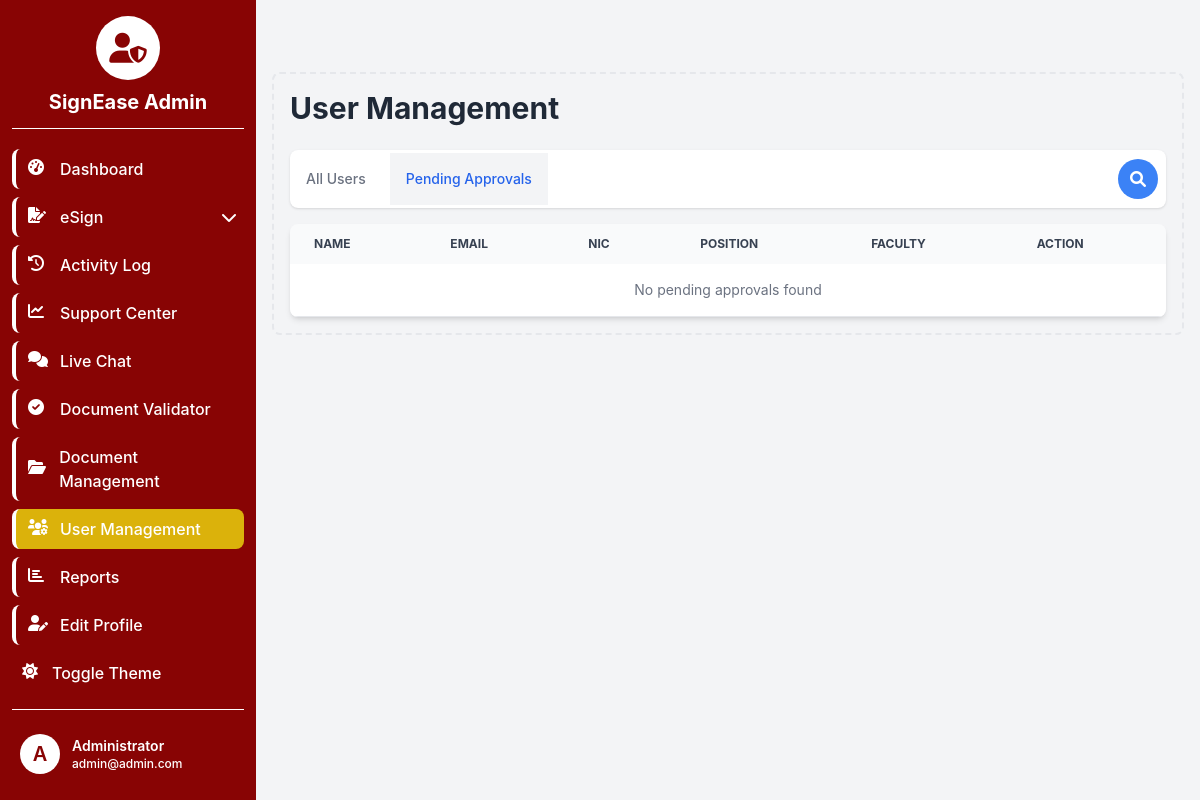
Page /user_management.php?tab=pending-approvals (signed in) on the committed database.
### tables this page shows
CREATE TABLE `users` (
  `id` int(11) NOT NULL,
  `username` varchar(50) NOT NULL,
  `email` varchar(100) NOT NULL,
  `password` varchar(255) NOT NULL,
  `nic` varchar(12) NOT NULL,
  `position` varchar(255) NOT NULL,
  `faculty` varchar(255) NOT NULL,
  `mobile` varchar(15) NOT NULL,
  `name` varchar(255) NOT NULL,
  `employee_number` varchar(100) DEFAULT NULL,
  `role` enum('admin','user') NOT NULL DEFAULT 'user',
  `status` enum('pending','approved') NOT NULL DEFAULT 'pending',
  `created_at` timestamp NOT NULL DEFAULT current_timestamp()
);

### user_management.php (the view, shortened to what this page needs)
<?php
include 'sidebar.php';
$search = isset($_GET['search']) ? $_GET['search'] : '';
$currentTab = isset($_GET['tab']) ? $_GET['tab'] : 'all-users';
$searchParam = "%$search%";
$sql_pending = "SELECT id, name, email, nic, position, faculty, mobile, employee_number, role FROM users
                WHERE status = 'pending' AND (name LIKE ? OR email LIKE ? OR nic LIKE ? OR position LIKE ? OR faculty LIKE ?)
                ORDER BY name ASC";
$stmt_pending = $conn->prepare($sql_pending);
$stmt_pending->bind_param("sssss", $searchParam, $searchParam, $searchParam, $searchParam, $searchParam);
$stmt_pending->execute();
$result_pending = $stmt_pending->get_result();
?>
<!DOCTYPE html>
<html lang="en">
<head>
    <script src="https://cdn.tailwindcss.com"></script>
    <link href="https://cdnjs.cloudflare.com/ajax/libs/font-awesome/6.0.0-beta3/css/all.min.css" rel="stylesheet">
</head>
<body class="bg-gray-50 dark:bg-gray-900">
    <div class="p-4 sm:ml-64">
        <div class="p-4 border-2 border-gray-200 border-dashed rounded-lg dark:border-gray-700 mt-14">
            <h1 class="text-3xl font-bold mb-6 text-gray-800 dark:text-white">User Management</h1>
            <div class="flex items-center justify-between mb-4 bg-white dark:bg-gray-800 rounded-lg shadow">
                <ul class="flex flex-wrap text-sm font-medium text-center text-gray-500 dark:text-gray-400">
                    <li class="mr-2">
                        <a href="?tab=all-users<?php echo $search ? '&search=' . urlencode($search) : ''; ?>" class="inline-block p-4 <?php echo $currentTab === 'all-users' ? 'text-blue-600 bg-gray-100 rounded-tl-lg active dark:bg-gray-800 dark:text-blue-500' : 'hover:text-gray-600 hover:bg-gray-50 dark:hover:bg-gray-800 dark:hover:text-gray-300'; ?>">All Users</a>
                    </li>
                    <li class="mr-2">
                        <a href="?tab=pending-approvals<?php echo $search ? '&search=' . urlencode($search) : ''; ?>" class="inline-block p-4 <?php echo $currentTab === 'pending-approvals' ? 'text-blue-600 bg-gray-100 active dark:bg-gray-800 dark:text-blue-500' : 'hover:text-gray-600 hover:bg-gray-50 dark:hover:bg-gray-800 dark:hover:text-gray-300'; ?>">Pending Approvals</a>
                    </li>
                </ul>
                <form action="" method="GET" class="flex items-center p-2 relative group">
                    <button type="submit" class="absolute right-2 bg-blue-500 text-white p-2 rounded-full hover:bg-blue-600 h-10 w-10 flex items-center justify-center">
                        <i class="fas fa-search"></i>
                    </button>
                </form>
            </div>
            <div id="pending-approvals" class="tab-content <?php echo $currentTab === 'pending-approvals' ? '' : 'hidden'; ?>">
                <div class="overflow-x-auto relative shadow-md sm:rounded-lg">
                    <table class="w-full text-sm text-left text-gray-500 dark:text-gray-400">
                        <thead class="text-xs text-gray-700 uppercase bg-gray-50 dark:bg-gray-700 dark:text-gray-400">
                            <tr>
                                <th scope="col" class="py-3 px-6">Name</th>
                                <th scope="col" class="py-3 px-6">Email</th>
                                <th scope="col" class="py-3 px-6">NIC</th>
                                <th scope="col" class="py-3 px-6">Position</th>
                                <th scope="col" class="py-3 px-6">Faculty</th>
                                <th scope="col" class="py-3 px-6">Action</th>
                            </tr>
                        </thead>
                        <tbody>
                            <?php if ($result_pending->num_rows > 0): ?>
                                <?php while ($row = $result_pending->fetch_assoc()): ?>
                                    <tr class="bg-white border-b dark:bg-gray-800 dark:border-gray-700 hover:bg-gray-50 dark:hover:bg-gray-600">
                                        <td class="py-4 px-6"><?php echo htmlspecialchars($row['name']); ?></td>
                                        <td class="py-4 px-6"><?php echo htmlspecialchars($row['email']); ?></td>
                                        <td class="py-4 px-6"><?php echo htmlspecialchars($row['nic']); ?></td>
                                        <td class="py-4 px-6"><?php echo htmlspecialchars($row['position']); ?></td>
                                        <td class="py-4 px-6"><?php echo htmlspecialchars($row['faculty']); ?></td>
                                        <td class="py-4 px-6">
                                            <form method="POST" class="inline-block mr-2">
                                                <input type="hidden" name="user_id" value="<?php echo $row['id']; ?>">
                                                <input type="hidden" name="action" value="approve">
                                                <button type="submit" class="text-white bg-green-700 hover:bg-green-800 focus:ring-4 focus:ring-green-300 font-medium rounded-lg text-sm px-5 py-2.5 text-center dark:bg-green-600 dark:hover:bg-green-700 dark:focus:ring-green-800">
                                                    Approve
                                                </button>
                                            </form>
                                            <form method="POST" class="inline-block">
                                                <input type="hidden" name="user_id" value="<?php echo $row['id']; ?>">
                                                <input type="hidden" name="action" value="reject">
                                                <button type="submit" class="text-white bg-red-700 hover:bg-red-800 focus:ring-4 focus:ring-red-300 font-medium rounded-lg text-sm px-5 py-2.5 text-center dark:bg-red-600 dark:hover:bg-red-700 dark:focus:ring-red-800">
                                                    Reject
                                                </button>
                                            </form>
                                        </td>
                                    </tr>
                                <?php endwhile; ?>
                            <?php else: ?>
                                <tr class="bg-white border-b dark:bg-gray-800 dark:border-gray-700">
                                    <td colspan="6" class="py-4 px-6 text-center">No pending approvals found</td>
                                </tr>
                            <?php endif; ?>
                        </tbody>
                    </table>
                </div>
            </div>
        </div>
    </div>
</body>
</html>

### sidebar.php (shortened to what this page needs)
<?php
include 'session.php';
$stmt = $conn->prepare("SELECT name, email, role FROM users WHERE id = ?");
$stmt->bind_param("i", $_SESSION['user_id']);
$stmt->execute();
$result = $stmt->get_result();
$user = $result->fetch_assoc();
function getDocumentsToSignCount($userId) {
    global $conn;
    $stmt = $conn->prepare("SELECT COUNT(*) FROM documents WHERE recipient_id = ? AND status = 'sent'");
    $stmt->bind_param("i", $userId);
    $stmt->execute();
    $result = $stmt->get_result();
    $count = $result->fetch_row()[0];
    return $count;
}
function getUnreadMessagesCount($userId) {
    global $conn;
    $stmt = $conn->prepare("SELECT COUNT(*) FROM messages WHERE receiver_id = ? AND `read` = 0");
    $stmt->bind_param("i", $userId);
    $stmt->execute();
    $result = $stmt->get_result();
    $count = $result->fetch_row()[0];
    return $count;
}
function getPendingUsersCount() {
    global $conn;
    $stmt = $conn->prepare("SELECT COUNT(*) FROM users WHERE status = 'pending'");
    $stmt->execute();
    $result = $stmt->get_result();
    $count = $result->fetch_row()[0];
    return $count;
}
$documentsToSignCount = getDocumentsToSignCount($_SESSION['user_id']);
$unreadMessagesCount = getUnreadMessagesCount($_SESSION['user_id']);
$pendingUsersCount = $user['role'] === 'admin' ? getPendingUsersCount() : 0;
$sharedMenuItems = [
    ['url' => 'dashboard.php', 'icon' => 'fas fa-tachometer-alt', 'text' => 'Dashboard'],
    ['url' => '#', 'icon' => 'fas fa-file-signature', 'text' => 'eSign', 'submenu' => [
        ['url' => 'upload_documents.php', 'text' => 'Document Upload'],
        ['url' => 'documents_to_sign.php', 'text' => 'Documents to Sign', 'badge' => $documentsToSignCount],
    ]],
    ['url' => 'activity_log.php', 'icon' => 'fas fa-history', 'text' => 'Activity Log'],
    ['url' => 'insights_hub.php', 'icon' => 'fas fa-chart-line', 'text' => 'Support Center'],
    ['url' => 'chat.php', 'icon' => 'fas fa-comments', 'text' => 'Live Chat', 'badge' => $unreadMessagesCount],
    ['url' => 'validator.php', 'icon' => 'fas fa-check-circle', 'text' => 'Document Validator'],
];
$adminMenuItems = [
    ['url' => 'document_management.php', 'icon' => 'fas fa-folder-open', 'text' => 'Document Management'],
    ['url' => 'user_management.php', 'icon' => 'fas fa-users-cog', 'text' => 'User Management', 'badge' => $pendingUsersCount],
    ['url' => 'reports.php', 'icon' => 'fas fa-chart-bar', 'text' => 'Reports'],
];
$menuItems = $sharedMenuItems;
if ($user['role'] === 'admin') {
    $menuItems = array_merge($menuItems, $adminMenuItems);
}
$menuItems[] = ['url' => 'edit_profile.php', 'icon' => 'fas fa-user-edit', 'text' => 'Edit Profile'];
function renderMenuItem($item, $isAdmin) {
    $currentPage = basename($_SERVER['PHP_SELF']);
    $isActive = basename($item['url']) === $currentPage;
    $submenuHtml = '';
    if (isset($item['submenu'])) {
        $submenuHtml .= '<ul class="ml-4 mt-2 space-y-2 hidden submenu">';
        foreach ($item['submenu'] as $subitem) {
            $isSubActive = basename($subitem['url']) === $currentPage;
            $activeSubClass = $isSubActive ? 'bg-sidebar-hover' : '';
            $badgeHtml = isset($subitem['badge']) && $subitem['badge'] > 0 ? '<span class="inline-flex items-center justify-center w-5 h-5 ml-2 text-xs font-semibold text-white bg-red-500 rounded-full">' . $subitem['badge'] . '</span>' : '';
            $submenuHtml .= '<li><a href="' . $subitem['url'] . '" class="flex items-center p-2 text-white rounded-lg hover:bg-sidebar-hover group ' . $activeSubClass . '">' . $subitem['text'] . $badgeHtml . '</a></li>';
        }
        $submenuHtml .= '</ul>';
    }
    $adminClass = $isAdmin ? 'border-l-4 border-sidebar-text pl-3' : '';
    $dropdownClass = isset($item['submenu']) ? 'dropdown-toggle' : '';
    $activeClass = $isActive ? 'bg-sidebar-hover text-white' : '';
    $badgeHtml = isset($item['badge']) && $item['badge'] > 0 ? '<span class="inline-flex items-center justify-center w-5 h-5 ml-2 text-xs font-semibold text-white bg-red-500 rounded-full">' . $item['badge'] . '</span>' : '';
    return '
    <li>
        <a href="' . $item['url'] . '" class="flex items-center p-2 text-white rounded-lg hover:bg-sidebar-hover group ' . $adminClass . ' ' . $dropdownClass . ' ' . $activeClass . '">
            <i class="' . $item['icon'] . ' w-5 h-5 text-sidebar-text group-hover:text-sidebar-text ' . ($isActive ? 'text-white' : '') . '"></i>
            <span class="ml-3">' . $item['text'] . '</span>
            ' . $badgeHtml . '
            ' . (isset($item['submenu']) ? '<i class="fas fa-chevron-down ml-auto text-sidebar-text group-hover:text-sidebar-text transition-transform duration-200"></i>' : '') . '
        </a>
        ' . $submenuHtml . '
    </li>';
}
?>
<!DOCTYPE html>
<html lang="en">
<head>
    <script src="https://cdn.tailwindcss.com"></script>
    <link href="https://cdnjs.cloudflare.com/ajax/libs/font-awesome/6.0.0-beta3/css/all.min.css" rel="stylesheet">
</head>
<body class="bg-gray-100 dark:bg-gray-900">
    <div id="sidebar" class="fixed top-0 left-0 z-40 w-64 h-screen transition-transform -translate-x-full sm:translate-x-0">
        <div class="h-full px-3 py-4 overflow-y-auto bg-sidebar-bg text-sidebar-text">
            <div class="flex flex-col items-center justify-center mb-5 pb-3 border-b border-sidebar-text">
                <?php if ($user['role'] === 'admin'): ?>
                    <div class="w-16 h-16 bg-white rounded-full flex items-center justify-center mb-2">
                        <i class="fas fa-user-shield text-3xl text-primary"></i>
                    </div>
                    <span class="text-xl font-bold text-white">SignEase Admin</span>
                <?php else: ?>
                    <span class="text-xl font-semibold text-white">SignEase</span>
                <?php endif; ?>
            </div>
            <ul class="space-y-2 font-medium">
                <?php
                foreach ($menuItems as $item) {
                    echo renderMenuItem($item, $user['role'] === 'admin');
                }
                ?>
                <li>
                    <button id="themeToggle" class="flex items-center w-full p-2 text-sidebar-text rounded-lg hover:bg-sidebar-hover group">
                        <i id="themeIcon" class="fas fa-sun w-5 h-5 text-sidebar-text transition duration-75 group-hover:text-sidebar-text"></i>
                        <span class="ml-3">Toggle Theme</span>
                    </button>
                </li>
            </ul>
            <div class="pt-4 mt-4 space-y-2 font-medium border-t border-sidebar-text">
                <div id="userProfileTrigger" class="flex items-center p-2 text-white cursor-pointer hover:bg-sidebar-hover rounded-lg">
                    <div class="flex-shrink-0">
                        <div class="w-10 h-10 rounded-full bg-white flex items-center justify-center">
                            <span class="text-xl font-semibold text-primary"><?php echo strtoupper(substr($user['name'], 0, 1)); ?></span>
                        </div>
                    </div>
                    <div class="ml-3">
                        <p class="text-sm font-semibold"><?php echo htmlspecialchars($user['name']); ?></p>
                        <p class="text-xs text-white"><?php echo htmlspecialchars($user['email']); ?></p>
                    </div>
                </div>
                <a href="logout.php" class="flex items-center p-2 text-white rounded-lg hover:bg-sidebar-hover group">
                </a>
            </div>
        </div>
    </div>
</body>
</html>

### user_management.php (style rules this page uses)
* { transition: background-color 0.3s ease, color 0.3s ease, border-color 0.3s ease; }

### rows in the picture
users: name "A", name "Administrator", email "admin@admin.com"

### other values in the picture
$item['text'] "Dashboard"
$item['text'] "eSign"
$item['text'] "Activity Log"
$item['text'] "Support Center"
$item['text'] "Live Chat"
$item['text'] "Document Validator"
$item['text'] "Document Management"
$item['text'] "User Management"
$item['text'] "Reports"
$item['text'] "Edit Profile"
